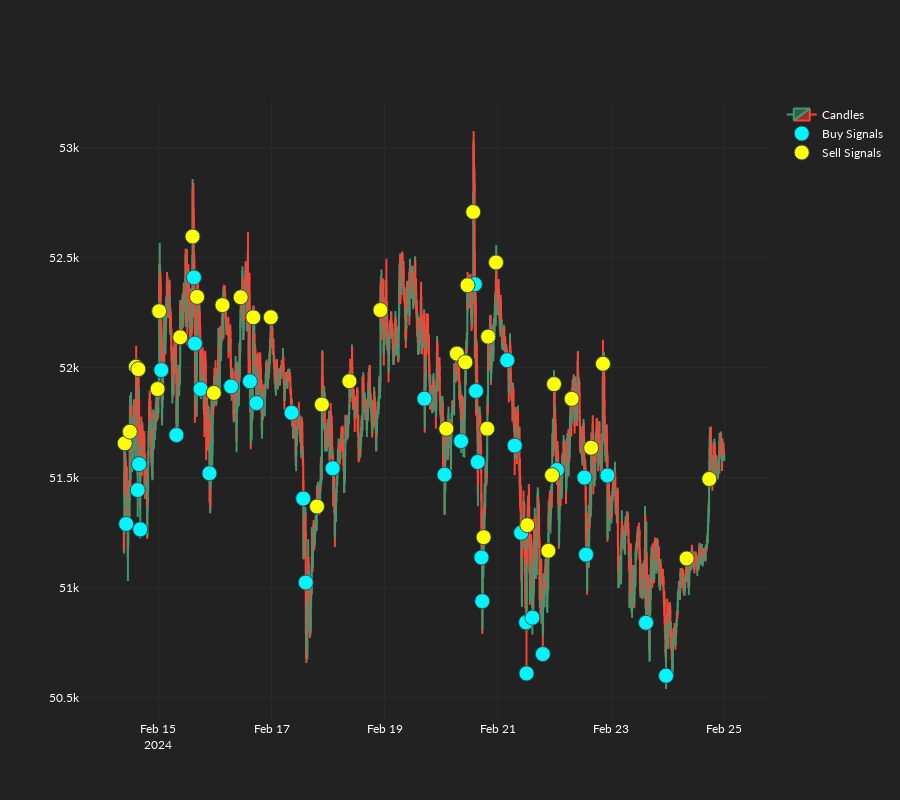

The notebook cell this image was saved under:
### Code cell
go.Figure(
    data=[
        go.Candlestick(
            x=datetimes,
            open=open_prices,
            high=high_prices,
            low=low_prices,
            close=closing_prices,
            name="Candles",
        ),
        go.Scatter(
            x=datetimes,
            y=buy_signals,
            mode="markers",
            name="Buy Signals",
            marker=dict(
                size=15,
                symbol="circle",
                color="#00F6FF",
                line=dict(
                    width=1,
                    color="DarkSlateGrey",
                ),
            ),
        ),
        go.Scatter(
            x=datetimes,
            y=sell_signals,
            mode="markers",
            name="Sell Signals",
            marker=dict(
                size=15,
                symbol="circle",
                color="yellow",
                line=dict(
                    width=1,
                    color="DarkSlateGrey",
                ),
            ),
        ),
    ]
).update_layout(height=800, xaxis_rangeslider_visible=False)

### Figure 1 — Plotly figure (JSON) as saved in the notebook; plotly's stock layout.template omitted (floating-point values rounded to 4 significant figures; data arrays with more than 128 entries replaced by an {"elided": "..."} marker saying what was removed)
{"data": [{"close": {"elided": "3056 float values"}, "high": {"elided": "3056 float values"}, "low": {"elided": "3056 float values"}, "name": "Candles", "open": {"elided": "3056 float values"}, "type": "candlestick", "x": {"elided": "3056 str values"}}, {"marker": {"color": "#00F6FF", "line": {"color": "DarkSlateGrey", "width": 1}, "size": 15, "symbol": "circle"}, "mode": "markers", "name": "Buy Signals", "type": "scatter", "x": {"elided": "3056 str values"}, "y": {"elided": "3056 float values"}}, {"marker": {"color": "yellow", "line": {"color": "DarkSlateGrey", "width": 1}, "size": 15, "symbol": "circle"}, "mode": "markers", "name": "Sell Signals", "type": "scatter", "x": {"elided": "3056 str values"}, "y": {"elided": "3056 float values"}}], "layout": {"height": 800, "xaxis": {"rangeslider": {"visible": false}}}}
